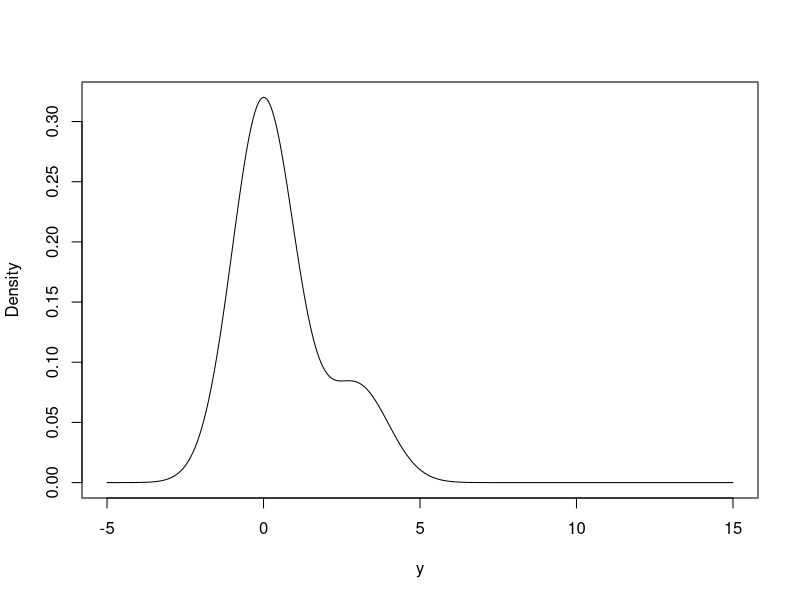
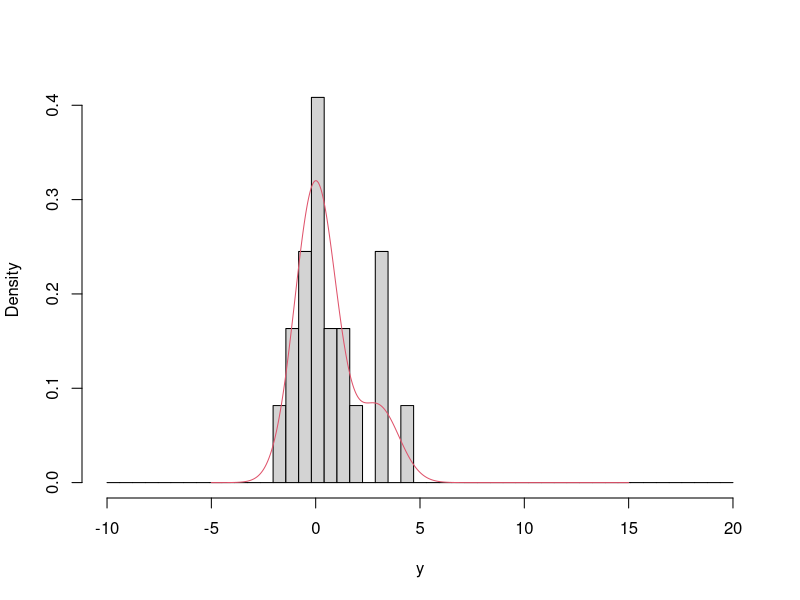
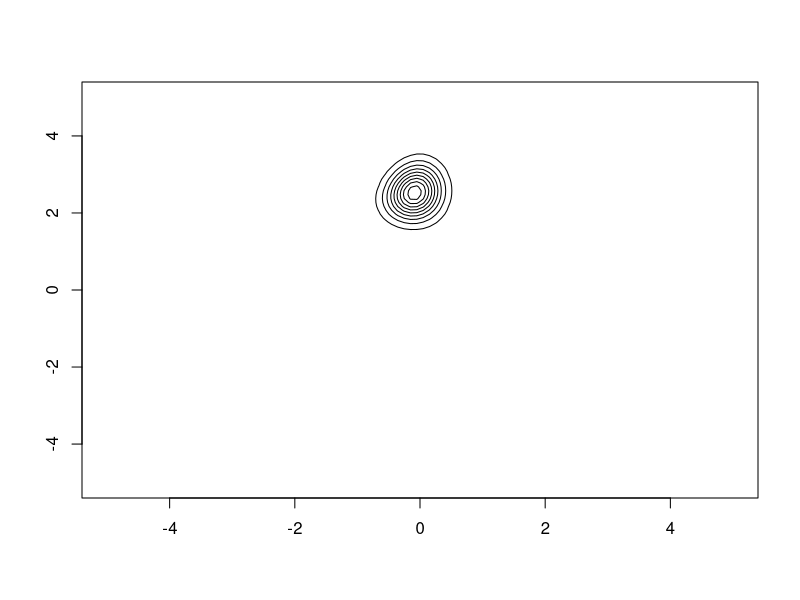
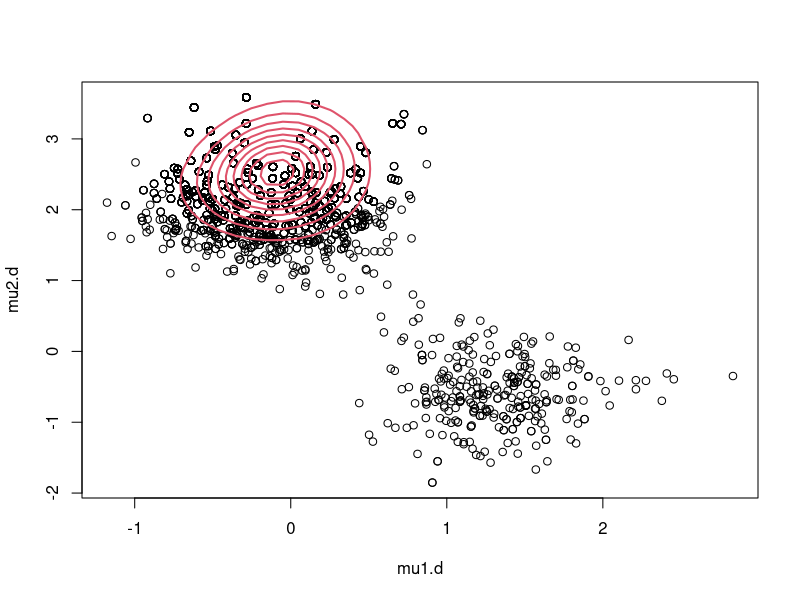
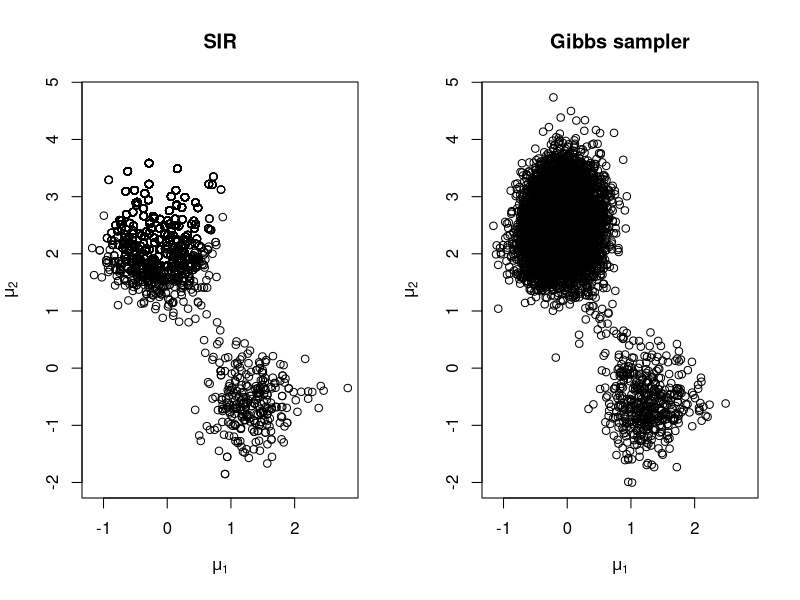

Source code (R) for these figures, in order:
rm(list = ls())

#
# Two-component mixture of Gaussians (data augmentation)
#

# density of two-component mixture of Gaussians
dmixt = function(y, mu1, mu2){
  prod(p_mixt(y,mu1,mu2,1,1))
}

p_mixt = function(y, mu1, mu2, sd1, sd2){
  0.8*dnorm(y, mu1, sd1) + 0.2*dnorm(y, mu2, sd2)
}

# Mixture density
mu1=0
mu2=3
sd1=1
sd2=1

ys = seq(-5,15,length=1000)

par(mfrow=c(1,1))
plot(ys, p_mixt(ys, mu1, mu2, sd1, sd2),type="l",xlab="y",ylab="Density")


# Sampling from mixture of Gaussians
set.seed(12145)
n=20
mu = c(mu1,mu2)
sd = c(sd1,sd2)
z = rbinom(n, 1, 0.2)
y = rnorm(n,mu[z+1],sd[z+1])

par(mfrow=c(1,1))
hist(y,prob=TRUE,breaks=seq(-10,20,length=50),main="")
lines(ys, p_mixt(ys, mu1, mu2, sd1, sd2),col=2)
# lines(ys, 0.8*dnorm(ys,mu1,sd1)+0.2*dnorm(ys,mu2,sd2),col=2)

# Posterior of (mu1,mu2) (contour plot)
N = 100
mu1s = seq(-5,5,length=N)
mu2s = seq(-5,5,length=N)
post = matrix(0,N,N)
for (i in 1:N)
  for (j in 1:N)
    post[i,j] = dmixt(y,mu1s[i],mu2s[j])*dnorm(mu1s[i])*dnorm(mu2s[j])

contour(mu1s,mu2s,post,drawlabels=FALSE)



# Sampling importance resampling
M = 10000
mu1.d = rnorm(M)
mu2.d = rnorm(M)
w = rep(0,M)
for (i in 1:M)
  w[i] = dmixt(y, mu1.d[i], mu2.d[i])
ind = sample(1:M,size=M,replace=TRUE,prob=w)
mu1.d = mu1.d[ind]
mu2.d = mu2.d[ind]

par(mfrow=c(1,1))
plot(mu1.d,mu2.d)
contour(mu1s,mu2s,post,drawlabels=FALSE,add=TRUE,col=2,lwd=2)


# Running my first Gibbs Sampler
# Inicizlizo z (seletor de curva 0 ou 1?)
z = c(rep(0,n/2),rep(1,n/2))

# tamanho da amostra
M = 10000

# Inicializo a matrix de draws (m0, m1, z's)
draws = matrix(0,M,2+n)

# para cada linha
for (i in 1:M){
  
  # vejo quantos sao da curva 0
  n0 = sum(z==0)
  
  # media de y condicionado a cada curva
  ybar0 = sum(y[z==0])/(n0+1)
  ybar1 = sum(y[z==1])/(n-n0+1)
  
  # faz uma extracao da normal
  mu0 = rnorm(1,ybar0,sqrt(1/(n0+1)))
  mu1 = rnorm(1,ybar1,sqrt(1/(n-n0+1)))
  
  # calcula a probabilidade de cada amostra.
  # (veja que tenho de saber a 0.8 e 0.2)
  pz0 = dnorm(y,mu0,1)*0.8
  pz1 = dnorm(y,mu1,1)*0.2
  pz1 = pz1/(pz0+pz1)

  # Calculo novo z
  z   = rbinom(n, 1, pz1)
  
  # guardo a informação na matrix
  draws[i,] = c(mu0,mu1,z)
}

# determino limites de plotagem
limx = range(mu1.d,draws[,1])
limy = range(mu2.d,draws[,2])

par(mfrow=c(1,2))
plot(mu1.d,mu2.d,xlab=expression(mu[1]),ylab=expression(mu[2]),xlim=limx,ylim=limy)
title("SIR")
plot(draws[,1:2],xlab=expression(mu[1]),ylab=expression(mu[2]),xlim=limx,ylim=limy)
title("Gibbs sampler")









